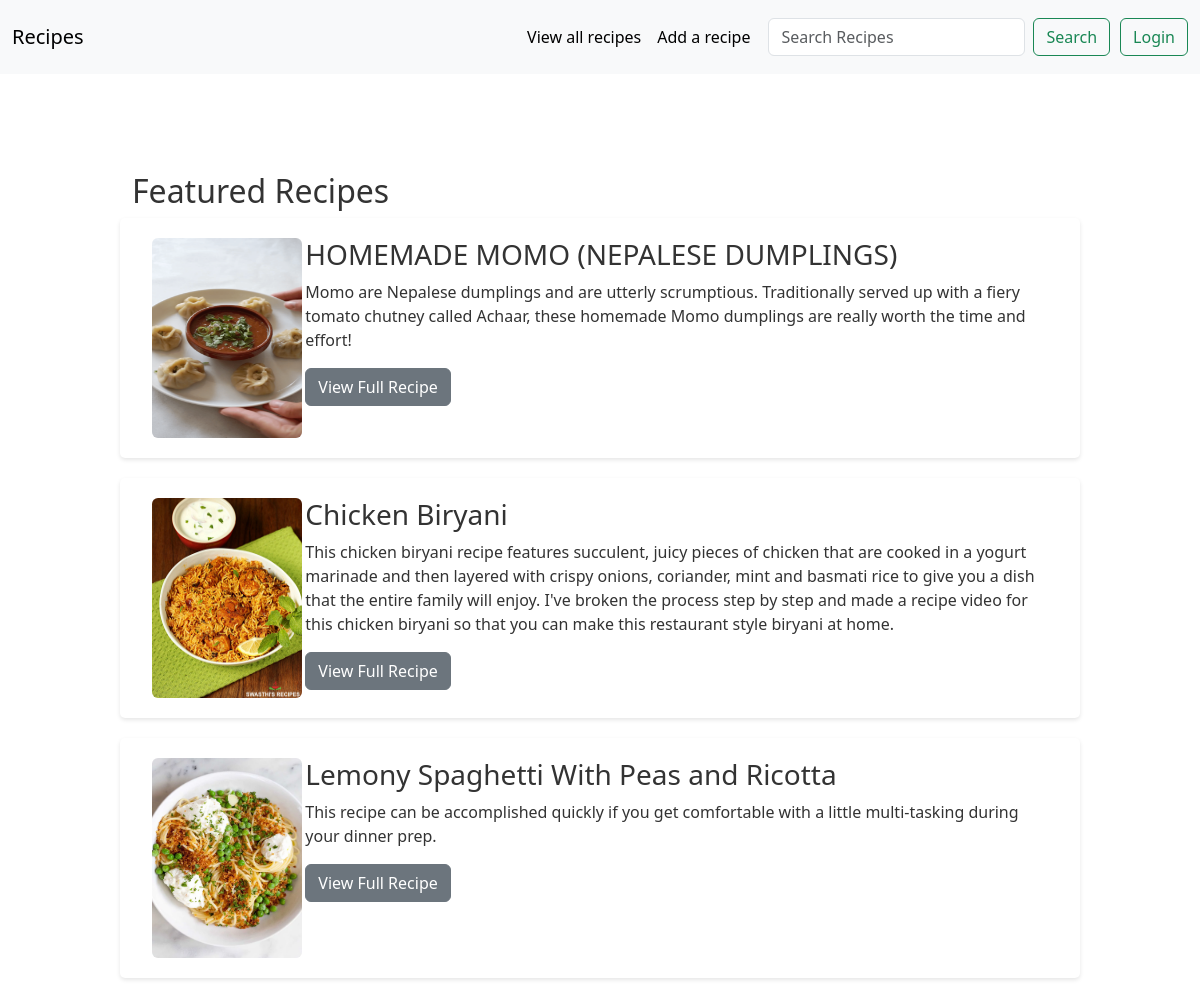
The page / on the database its author committed.
### recipe/models.py (models this page shows, shortened)
class Recipe(models.Model):
    user = models.ForeignKey(User, on_delete= models.SET_NULL, null= True, blank= True)
    recipe_name = models.CharField(max_length=100)
    recipe_description = models.TextField()
    recipe_image = models.ImageField(upload_to="recipe_images")
    recipe_prep = models.TextField()

### recipe/views.py (the view)
# urls.py: 2. Add a URL to urlpatterns:  path('', views.home, name='home')
def home(request):
    queryset = list(Recipe.objects.all())
    featured_recipes = random.sample(queryset, 3)
    context = {"featured_recipes": featured_recipes}
    queryset = Recipe.objects.all()
    if request.GET.get("search"):
        queryset = queryset.filter(recipe_name__icontains = request.GET.get("search"))
        context = {"recipes": queryset}
        return render(request, "recipes.html", context)
    return render(request, "home.html", context)

### recipe/templates/home.html
{% extends "base.html" %}
{% block start %}
<section id="featured-recipes" style=" padding: 50px 0;">
    <div class="container mx-auto" style=" width: 80%;
    margin: 0 auto;
    color:#333;
">
        <h2 class="mt-5">Featured Recipes</h2>
            {% for recipe in featured_recipes %}
            <div class='row' style="background-color: #fff;
            padding: 20px;
            margin-bottom: 20px;
            border-radius: 5px;
            box-shadow: 0 2px 4px rgba(0, 0, 0, 0.1);">
            <div class="col-2">
                <img class= "rounded " src="{{ recipe.recipe_image.url }}" style="height : 200px; width: 150px"></div>
            <div class="col" >
                <h3>{{ recipe.recipe_name }}</h3>
                <p>{{ recipe.recipe_description }}</p>
                <a href="full-recipe/{{ recipe.id }}/" class = "btn btn-secondary">View Full Recipe</a>
            </div>
            </div>
            {% endfor %}
    </div>
</section>
{% endblock %}

### rows shown on the page
Recipe: recipe_image (picture), recipe_name "HOMEMADE MOMO (NEPALESE DUMPLINGS)", recipe_description "Momo are Nepalese dumplings and are utterly scrumptious. Traditionally served up with a fiery tomato chutney called Achaar, these homemade Momo dumplings are really worth the time and effort!"
Recipe: recipe_image (picture), recipe_name "Chicken Biryani", recipe_description "This chicken biryani recipe features succulent, juicy pieces of chicken that are cooked in a yogurt marinade and then layered with crispy onions, coriander, mint and basmati rice to give you a dish that the entire family will enjoy. I've broken the process step by step and made a recipe video for this chicken biryani so that you can make this restaurant style biryani at home."
Recipe: recipe_image (picture), recipe_name "Lemony Spaghetti With Peas and Ricotta", recipe_description "This recipe can be accomplished quickly if you get comfortable with a little multi-tasking during your dinner prep."
